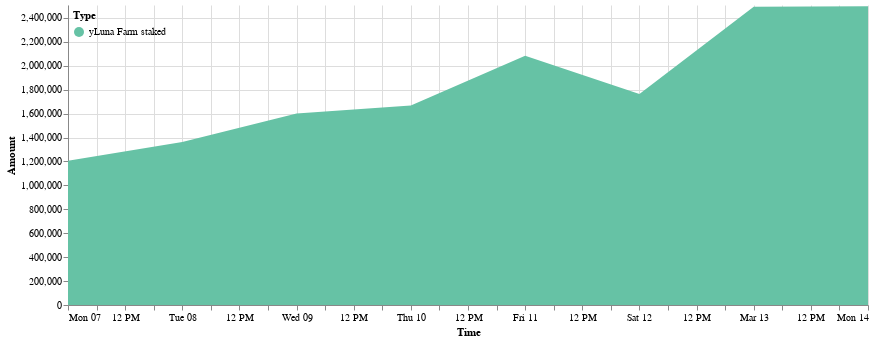

Write notebook code for a chart like this one.
### Code cell
cp.get_yluna_time_area_chart(ydp.daily_delta_stk_farm, 
               alt.Scale(scheme='set2'),
               min_date = ydp.daily_delta_stk_farm.Time.min(),
               max_date = ydp.daily_delta_stk_farm.Time.max(),
               top_padding = 10000
        ).properties(width=800).configure_view(strokeOpacity=0)

### Figure 1 — Vega-Lite specification as saved in the notebook (floating-point values rounded to 4 significant figures)
{"config": {"view": {"continuousWidth": 400, "continuousHeight": 300, "strokeOpacity": 0}}, "data": {"name": "data-a3c493adc51ed7855abaf23d73500314"}, "mark": "area", "encoding": {"color": {"field": "Type", "legend": {"direction": "vertical", "legendY": 0, "orient": "none", "padding": 5}, "scale": {"scheme": "set2"}, "type": "nominal"}, "tooltip": [{"field": "Time", "format": "%Y-%m-%d", "type": "temporal"}, {"field": "Type", "type": "nominal"}, {"field": "Amount (millions)", "type": "nominal"}], "x": {"field": "Time", "scale": {"domain": ["2022-03-07", "2022-03-14"]}, "type": "temporal"}, "y": {"field": "Amount", "scale": {"domain": [0, 2508000.0]}, "type": "quantitative"}}, "width": 800, "$schema": "https://vega.github.io/schema/vega-lite/v4.17.0.json", "datasets": {"data-a3c493adc51ed7855abaf23d73500314": [{"Time": "2022-03-07", "Amount signed": 1207000.0, "Amount": 1207000.0, "Type": "yLuna Farm staked", "Amount (millions)": "1.21M"}, {"Time": "2022-03-08", "Amount signed": 156200.0, "Amount": 1363000.0, "Type": "yLuna Farm staked", "Amount (millions)": "1.36M"}, {"Time": "2022-03-09", "Amount signed": 238400.0, "Amount": 1602000.0, "Type": "yLuna Farm staked", "Amount (millions)": "1.6M"}, {"Time": "2022-03-10", "Amount signed": 65680.0, "Amount": 1667000.0, "Type": "yLuna Farm staked", "Amount (millions)": "1.67M"}, {"Time": "2022-03-11", "Amount signed": 417700.0, "Amount": 2085000.0, "Type": "yLuna Farm staked", "Amount (millions)": "2.08M"}, {"Time": "2022-03-12", "Amount signed": -320300.0, "Amount": 1765000.0, "Type": "yLuna Farm staked", "Amount (millions)": "1.76M"}, {"Time": "2022-03-13", "Amount signed": 728400.0, "Amount": 2493000.0, "Type": "yLuna Farm staked", "Amount (millions)": "2.49M"}, {"Time": "2022-03-14", "Amount signed": 5336.0, "Amount": 2498000.0, "Type": "yLuna Farm staked", "Amount (millions)": "2.5M"}]}}
